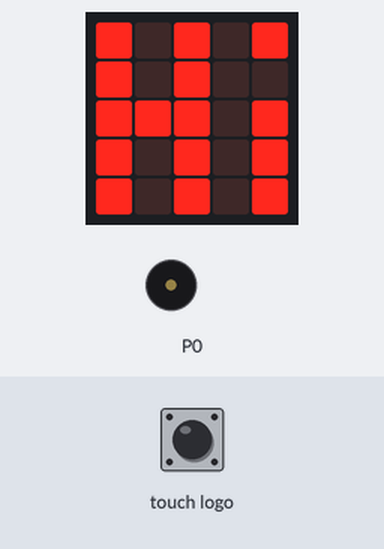
Recording of a program running on a simulated BBC micro:bit (MakeCode). Parts: the board's 5×5 LED display, buzzer (waves = sounding). The test bench sets the inputs (shaded band).

Above: at 3.4 s.
3.5 s: touch logo pressed for 0.15 s
At 4.5 s:
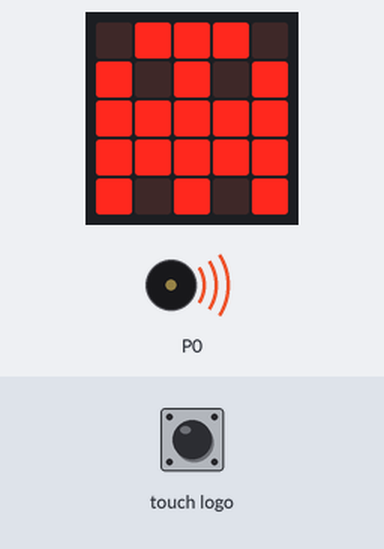
At 9.1 s:
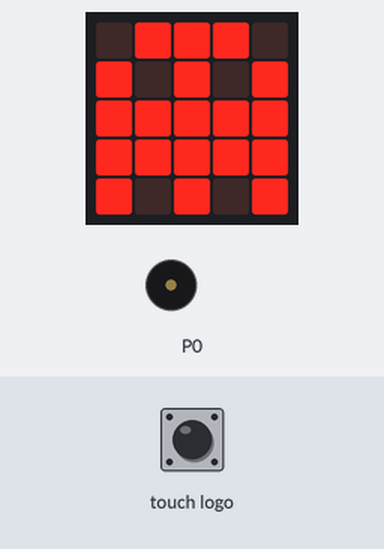
Timing chart, 0 to 10.2 s (numbered marks = the images above; inputs shaded):
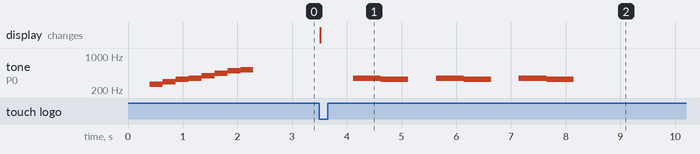

The program:

main.ts
```typescript
radio.onReceivedValue(function (name, value) {

})
basic.showLeds(`
    # . # . #
    # . # . .
    # # # . #
    # . # . #
    # . # . #
    `)
music.play(music.stringPlayable("C D E F G A B C5 ", 255), music.PlaybackMode.UntilDone)
basic.forever(function () {
    if (input.logoIsPressed()) {
        basic.showIcon(IconNames.Ghost)
        music.play(music.stringPlayable("F E - F E - F E ", 120), music.PlaybackMode.UntilDone)
    }
})
```

test.ts
```typescript
// Hier kann man Tests durchführen; diese Datei wird nicht kompiliert, wenn dieses Paket als Erweiterung verwendet wird.
```

Measured:
- after the input at 3.5 s, tone on P0: silent → 349 Hz after 0.62 s, then repeats every 1.5 s: 330 Hz 0.50 s, silent 0.51 s, 349 Hz 0.51 s; the display: changes at once (image 1)
